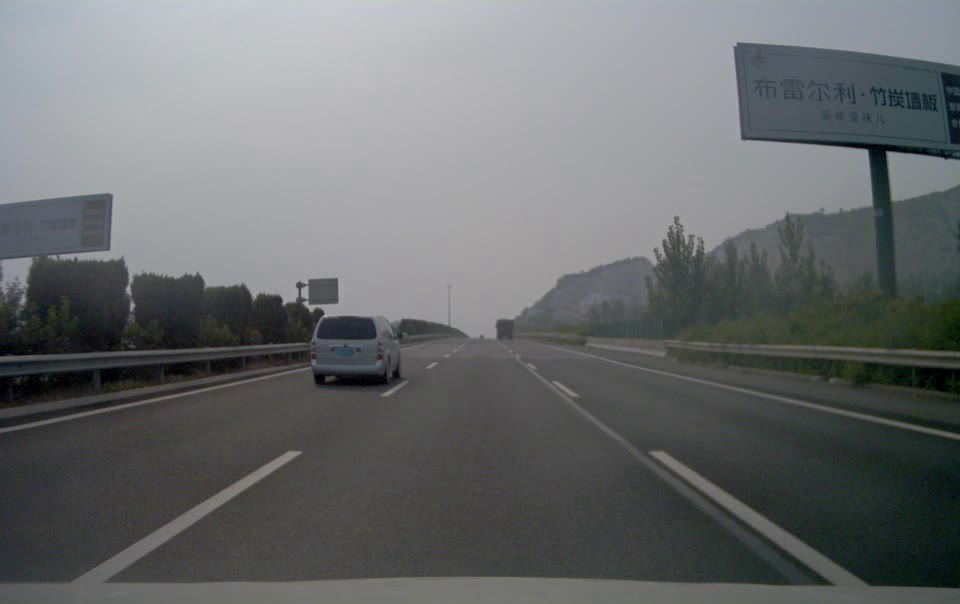
#> input picture frame 5 of others/TRACK/KCF/example3/car.avi, 960 x 604 px, given in place of 000_x5.mp4, which was not available
$ python OBT_CarmSift_LG.py
#> lines starting #> are read from the running program, lines starting #| are printed output that depends on the picture; after the words box and inside, x2 and y2 are one past the last pixel; in counts of white or black regions, pixels touching at a corner belong together; pictures that were not available may be replaced by others from this repository, and a replacement may not be noted
import cv2
import numpy as np

'''
Failed...
'''

video_src = "E:/datasets/SR_video_test/blur-64/raw_video/000_x5.mp4"
cap = cv2.VideoCapture(video_src)

# ret判断是否读到图片
# frame读取到的当前帧的矩阵
# 返回的是元组类型，所以也可以加括号
ret, frame = cap.read()
#> frame is the input picture: shape (604, 960, 3); mean B, G, R 109.1, 107.9, 105.6
# print(type(ret), ret)
# print(type(frame), frame)


# 设置跟踪框参数
x, y, w, h = 519, 392, 50, 50  # simply hardcoded the values
track_window = (x, y, w, h)

# 从当前帧中框出一个小框
roi = frame[y:y + h, x:x + w]
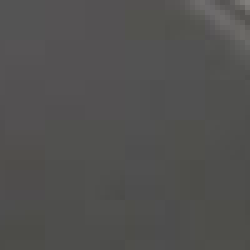
#> roi: shape (50, 50, 3) (shown 5 times larger); mean B, G, R 79.7, 80.9, 81.5

# RGB转为HSV更好处理
hsv_roi = cv2.cvtColor(frame, cv2.COLOR_BGR2HSV)
#> hsv_roi: shape (604, 960, 3); mean H, S, V 88, 23.6, 111

# inRange函数设置亮度阈值
# 去除低亮度的像素点的影响
# eg. mask = cv2.inRange(hsv, lower_red, upper_red)

# 将低于和高于阈值的值设为0
mask = cv2.inRange(hsv_roi, np.array((0., 60., 32.)), np.array((180., 255., 255.)))
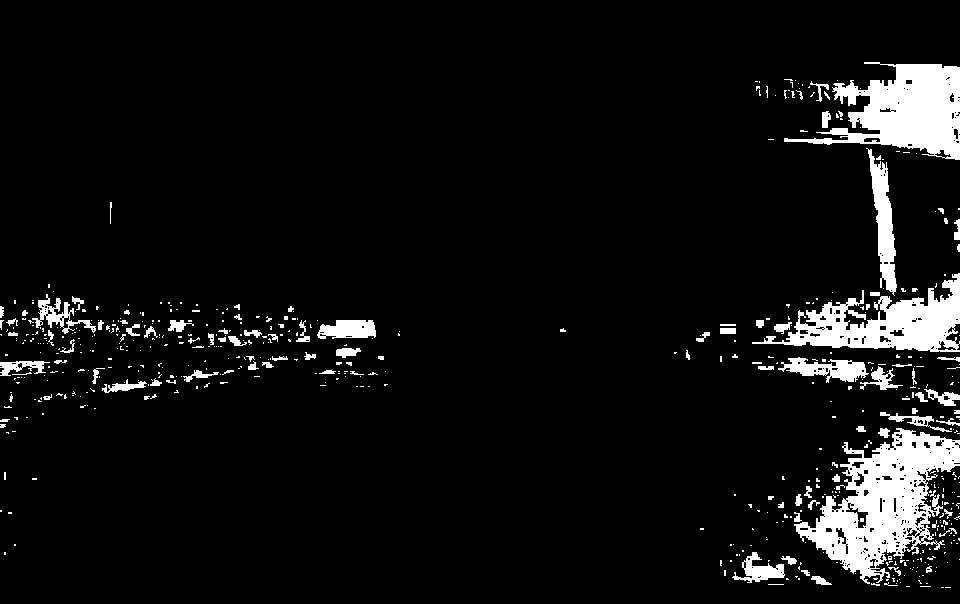
#> mask: shape (604, 960); 6.9% white; 575 white regions (473 under 20 px), largest, box (x1, y1, x2, y2) and area: (794, 428, 960, 584) 11354, (784, 62, 960, 160) 8460, (752, 273, 960, 352) 6815

# 然后得到框中图像的直方图
# cv2.calcHist(images, channels, mask, histSize, ranges[, hist[, accumulate ]])
# mask 即上文的阈值设置
# histSize表示这个直方图分成多少份（即多少个直方柱）
# range是表示直方图能表示像素值的范围
# 返回直方图
roi_hist = cv2.calcHist([hsv_roi], [0], mask, [180], [0, 180])
#> roi_hist = 180 values, max 3040 at index 99, min 0 at index 1, mean 223.2

# 归一化函数cv2.normalize(src[, dst[, alpha[, beta[, norm_type[, dtype[, mask]]]]]])
# 返回dst类型
# 归一化就是要把需要处理的数据经过处理后（通过某种算法）限制在你需要的一定范围内
# src  - 输入数组
# dst  - 与src大小相同的输出数组
# alpha  - 范围值，   以便在范围归一化的情况下归一化到较低范围边界
# beta  - 范围归一化时的上限范围; 它不用于标准规范化
# normType  - 规范化类型 这里的NORM_MINMAX是数组的数值被平移或缩放到一个指定的范围，线性归一化。
# dtype  - 当为负数时，输出数组与src的类型相同；否则，它具有与src相同的通道数；深度=CV_MAT_DEPTH（dtype）
# mask  - 可选的操作掩码。
# cv2.normalize(roi_hist, roi_hist, 0, 255, cv2.NORM_MINMAX)

# 设置迭代的终止标准，最多十次迭代
term_crit = (cv2.TERM_CRITERIA_EPS | cv2.TERM_CRITERIA_COUNT, 10, 1)

while (1):
    ret, frame = cap.read()
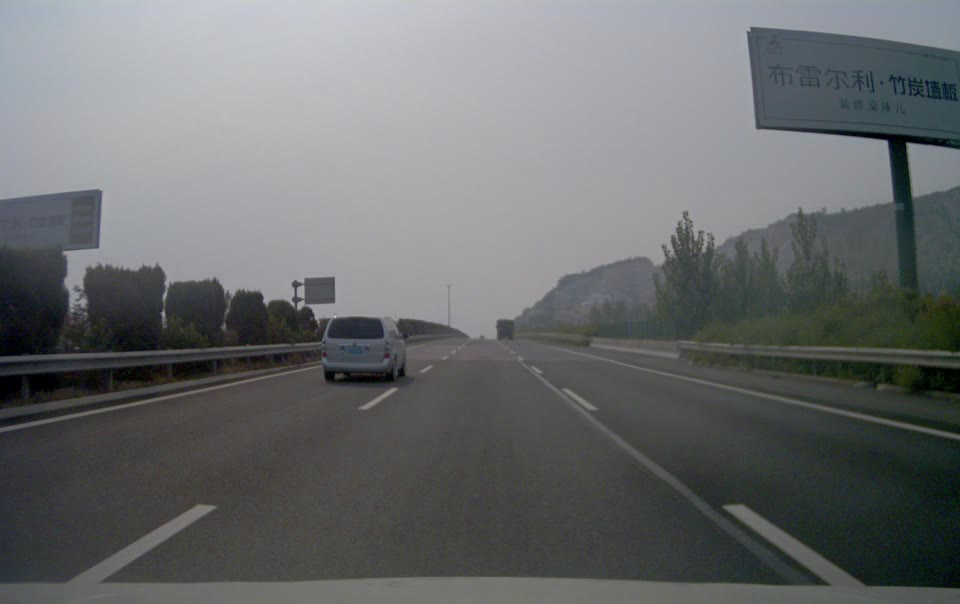
#> input picture frame 6 of others/TRACK/KCF/example3/car.avi, 960 x 604 px, given in place of 000_x5.mp4, which was not available
#> frame is the input picture: shape (604, 960, 3); mean B, G, R 108.9, 107.7, 105.5

    if ret == True:
        hsv = cv2.cvtColor(frame, cv2.COLOR_BGR2HSV)
#> hsv: shape (604, 960, 3); mean H, S, V 87.5, 23.9, 110.9

        # 反向投影函数（特征提取函数）
        # 反向投影是一种记录给定图像中的像素点如何适应直方图模型像素分布的方式
        # 反向投影就是首先计算某一特征的直方图模型，然后使用模型去寻找图像中存在的特征
        # cv2.calcHist(images, channels, mask, histSize, ranges[, hist[, accumulate]])

        # images:待处理的图像，图像格式为uint8或float32
        # channels:对应图像需要统计的通道，若是灰度图则为0，彩色图像B、G、R对应0、1、2
        # mask:掩膜图像。如果统计整幅图像就设置为None，否则这里传入设计的掩膜图像。
        # histSize表示这个直方图分成多少份（即多少个直方柱）
        # ranges:像素量化范围，通常为0 - 255。
        dst = cv2.calcBackProject([hsv], [0], roi_hist, [0, 180], 1)
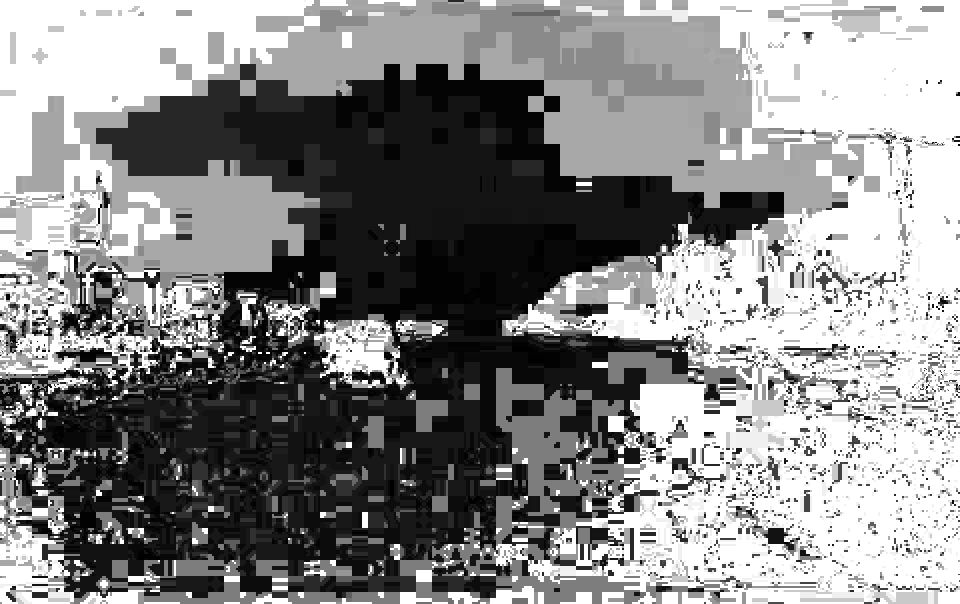
#> dst: shape (604, 960); min 0, max 255, mean 136.6

        # RotatedRect CamShift(InputArray probImage, Rect&window, TermCriteria criteria)。
        # probImage为输入图像直方图的反向投影图，
        # window为要跟踪目标的初始位置矩形框，
        # criteria为算法结束条件。
        # 函数返回一个有方向角度的矩阵。
        #
        ret, track_window = cv2.CamShift(dst, track_window, term_crit)
#> ret = ((541, 437), (73.18, 80.35), 52.49); track_window = (508, 407, 66, 60)

        # Draw it on image
        pts = cv2.boxPoints(ret)
#> pts = [[486.8, 432.4], [550.6, 383.5], [595.2, 441.6], [531.4, 490.5]]

        # 类型转换int0()用于索引的整数(same as C ssize_t; normally either int32 or int64)
        pts = np.int0(pts)
#> pts = [[486, 432], [550, 383], [595, 441], [531, 490]]

        # 非填充多边形：polylines()
        # cv2.polylines(img, pts, isClosed, color[, thickness[, lineType[, shift]]])
        # img – 要画的图片
        # pts – 多边形的顶点
        # isClosed – 是否闭合线段
        # color – 颜色
        img2 = cv2.polylines(frame, [pts], True, 255, 2)

        cv2.imshow('img2', img2)

        # 停止追踪按钮
        k = cv2.waitKey(1000) & 0xff
#> (key Esc is pressed here)
        if k == 27:
            break
        else:
            cv2.imwrite(chr(k) + ".jpg", img2)

    else:
        break

cv2.destroyAllWindows()
cap.release()

$ run again, starting later in the video
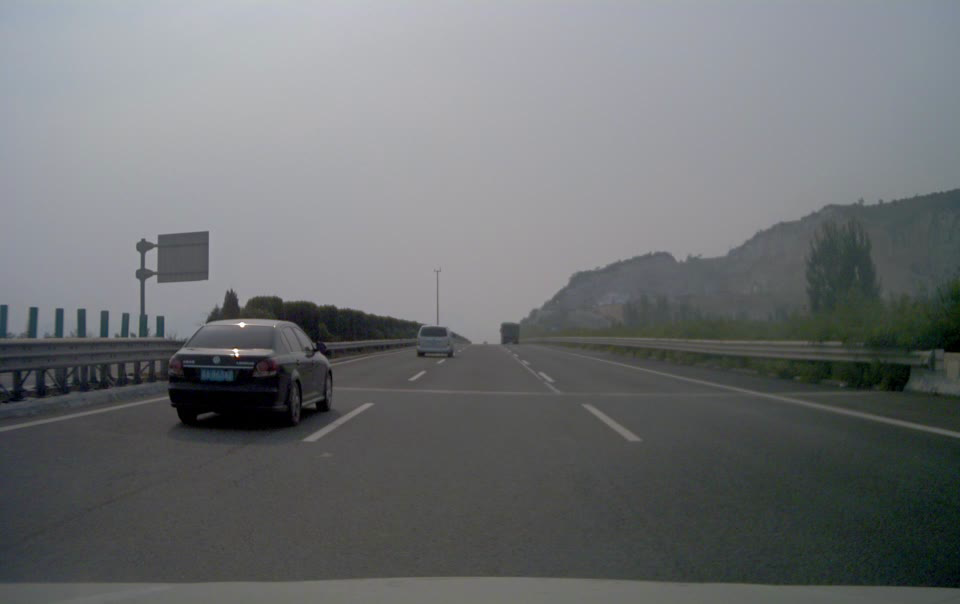
#> input picture frame 23 of others/TRACK/KCF/example3/car.avi, 960 x 604 px, given in place of 000_x5.mp4, which was not available
#> frame is the input picture: shape (604, 960, 3); mean B, G, R 113.9, 112.3, 109.6
#> hsv_roi: shape (604, 960, 3); mean H, S, V 90.6, 21.4, 115.5
#> `mask = cv2.inRange(hsv_roi, np.array((0., 60., 32.)), np.array((180., ..`:
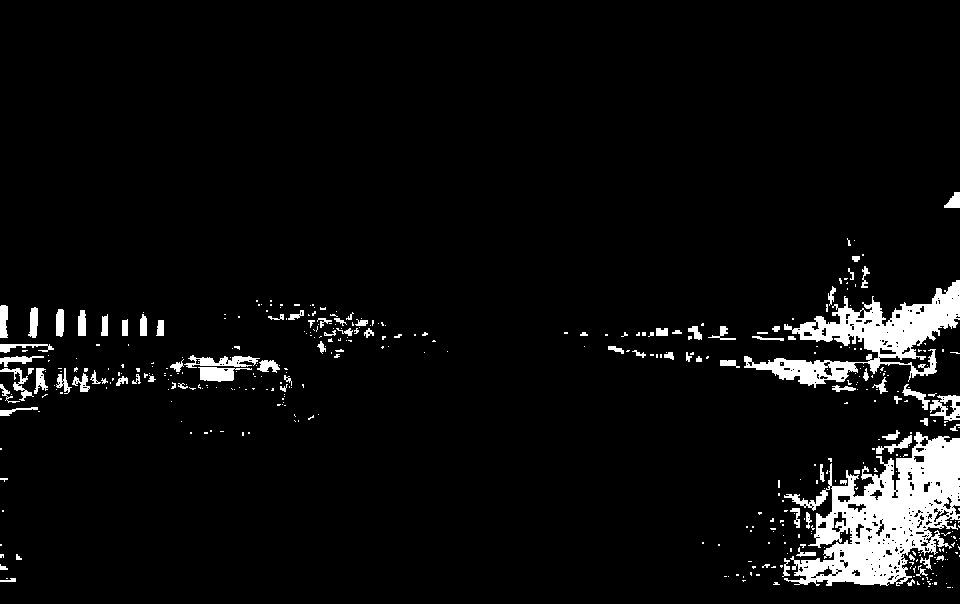
#> mask: shape (604, 960); 5.3% white; 423 white regions (334 under 20 px), largest, box (x1, y1, x2, y2) and area: (784, 432, 960, 586) 13338, (744, 280, 960, 388) 7682, (184, 355, 260, 368) 495
#> roi_hist = 180 values, max 2175 at index 81, min 0 at index 1, mean 170.1
#> hsv: shape (604, 960, 3); mean H, S, V 89.9, 22.1, 115.1
#> `dst = cv2.calcBackProject([hsv], [0], roi_hist, [0, 180], 1)`:
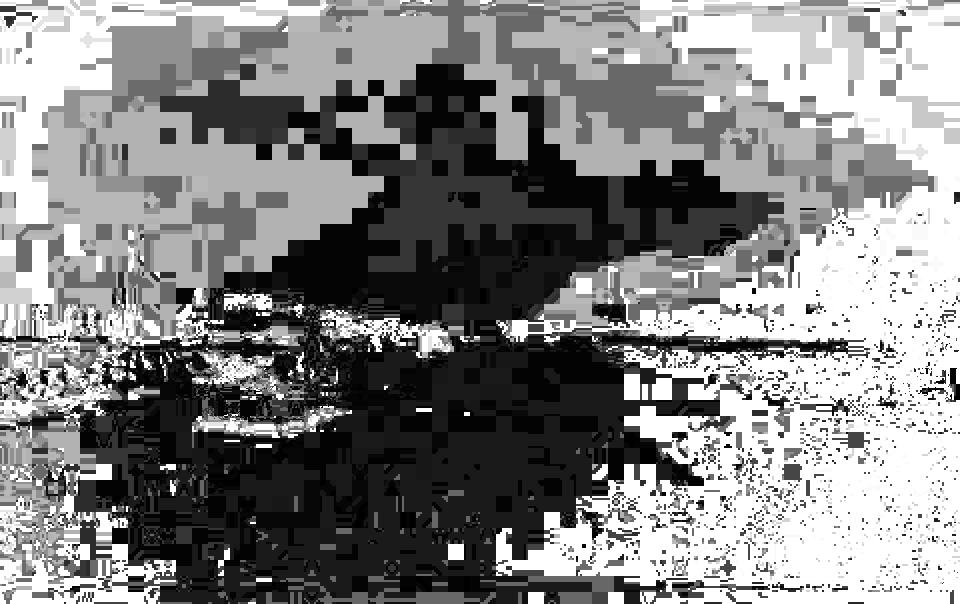
#> dst: shape (604, 960); min 0, max 255, mean 132.3
#> ret = ((554.5, 424.5), (79.64, 85.65), 26.34); track_window = (518, 385, 73, 79)
#> `pts = cv2.boxPoints(ret)`: pts = [[499.8, 445.2], [537.8, 368.5], [609.2, 403.8], [571.2, 480.5]]
#> `pts = np.int0(pts)`: pts = [[499, 445], [537, 368], [609, 403], [571, 480]]

$ run again, starting later in the video
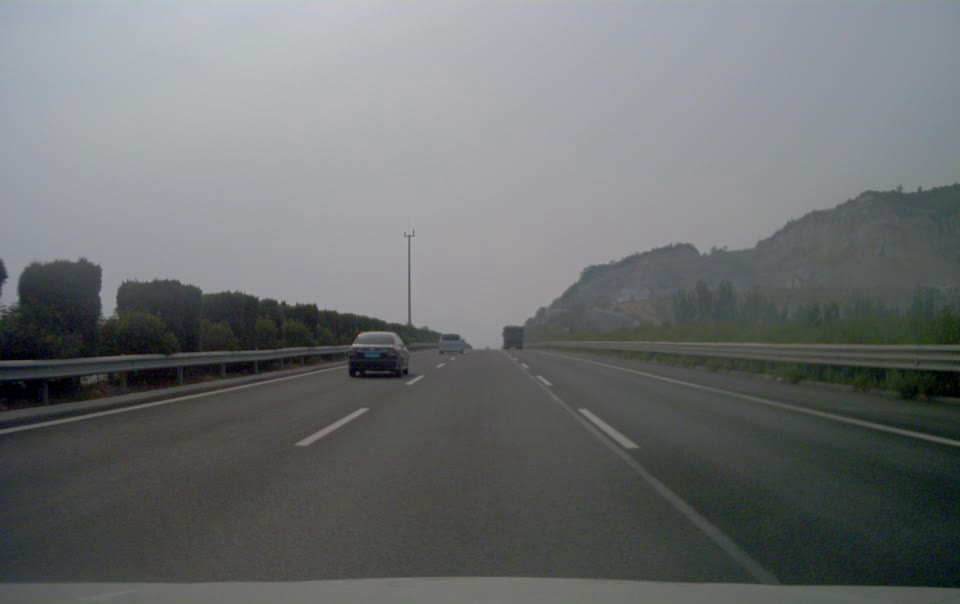
#> input picture frame 41 of others/TRACK/KCF/example3/car.avi, 960 x 604 px, given in place of 000_x5.mp4, which was not available
#> frame is the input picture: shape (604, 960, 3); mean B, G, R 112.7, 111.5, 109.1
#> hsv_roi: shape (604, 960, 3); mean H, S, V 86.7, 20.9, 114.7
#> `mask = cv2.inRange(hsv_roi, np.array((0., 60., 32.)), np.array((180., ..`:
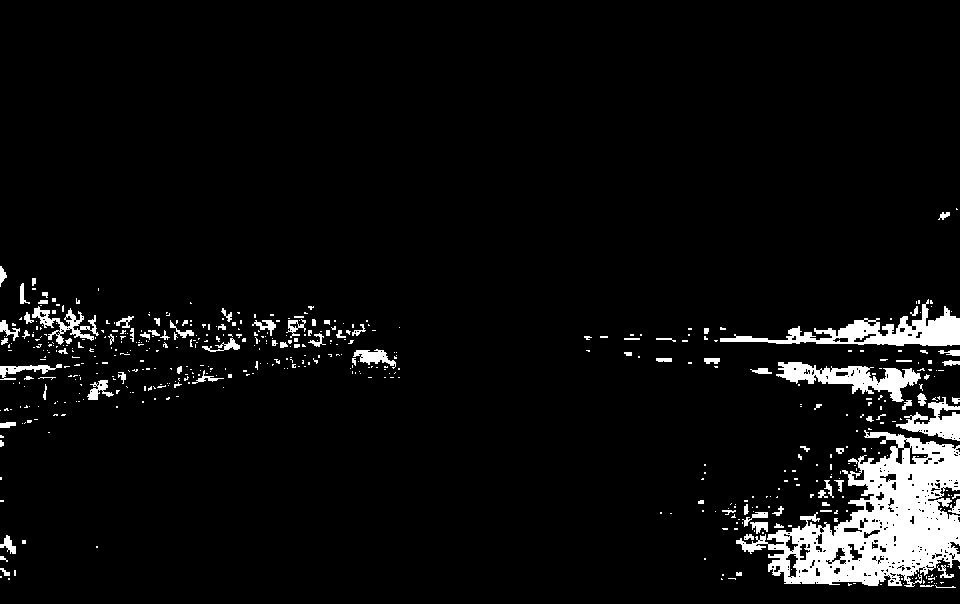
#> mask: shape (604, 960); 5.4% white; 532 white regions (433 under 20 px), largest, box (x1, y1, x2, y2) and area: (736, 430, 960, 587) 15851, (720, 299, 960, 346) 3586, (776, 362, 921, 402) 2374
#> roi_hist = 180 values, max 2232 at index 81, min 0 at index 1, mean 175.2
#> hsv: shape (604, 960, 3); mean H, S, V 88.7, 25.9, 112.5
#> `dst = cv2.calcBackProject([hsv], [0], roi_hist, [0, 180], 1)`:
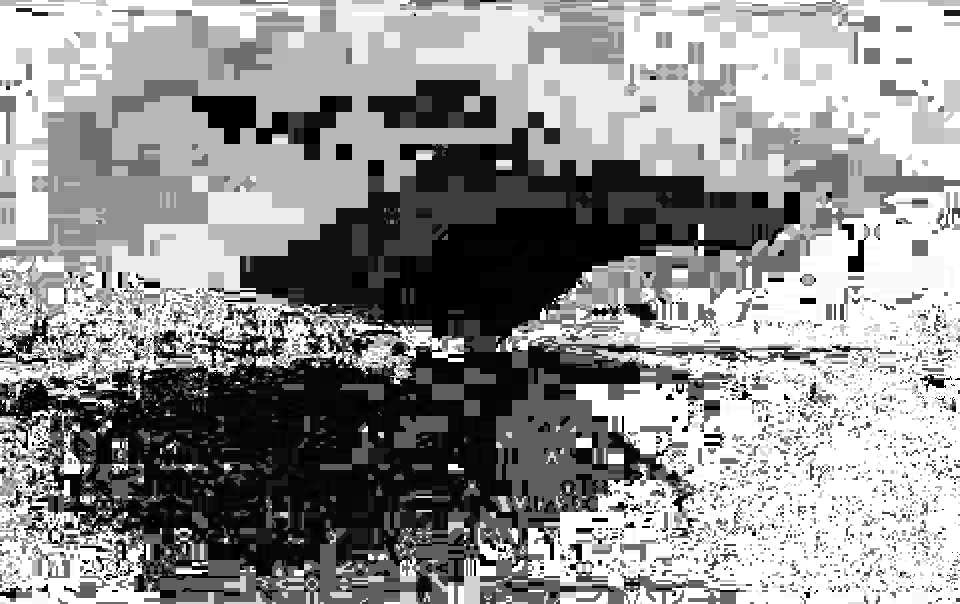
#> dst: shape (604, 960); min 0, max 255, mean 146.6
#> ret = ((537, 427.5), (72.7, 78.54), 66.36); track_window = (500, 393, 74, 69)
#> `pts = cv2.boxPoints(ret)`: pts = [[486.5, 409.9], [558.4, 378.5], [587.5, 445.1], [515.6, 476.5]]
#> `pts = np.int0(pts)`: pts = [[486, 409], [558, 378], [587, 445], [515, 476]]
